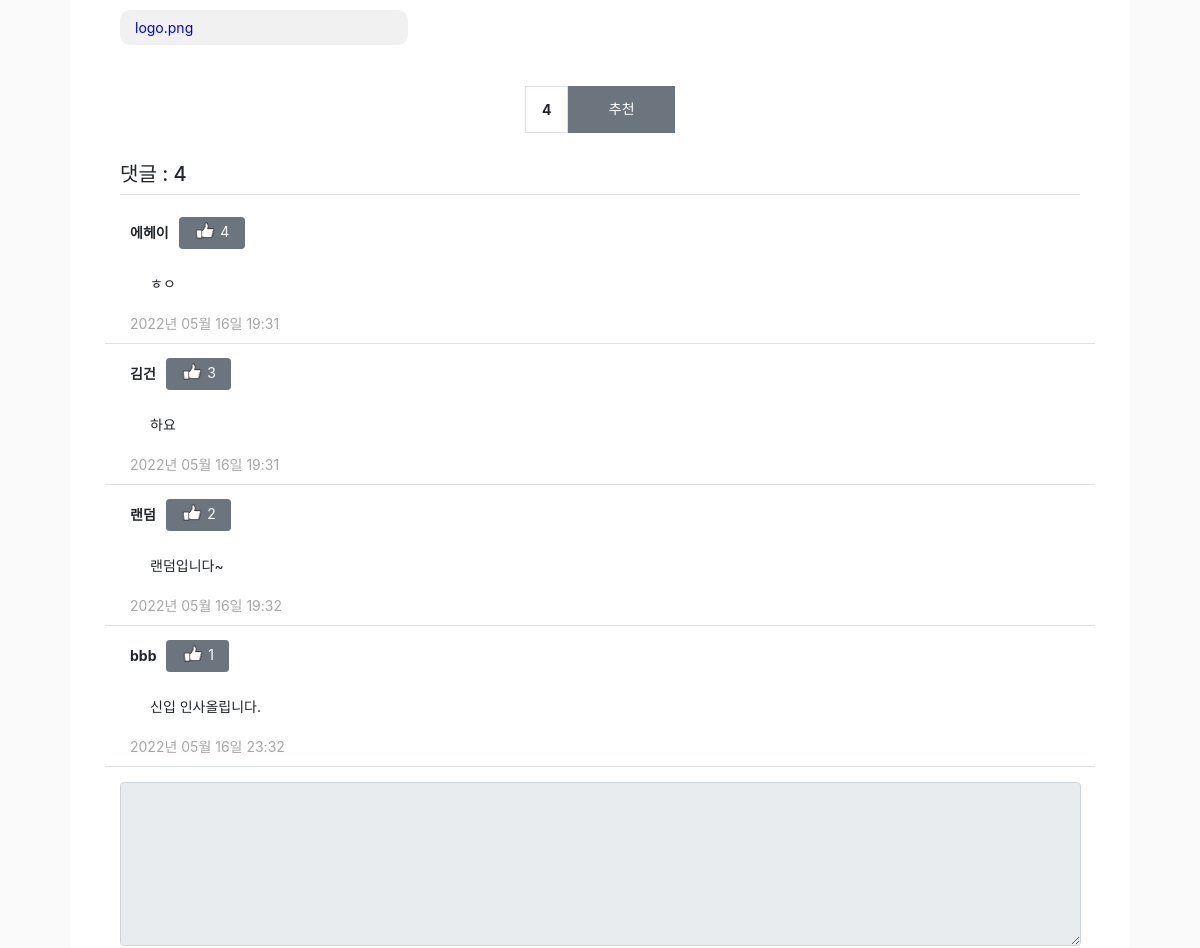
The page /notice/detail/1/ (middle part) on the database as committed earlier.
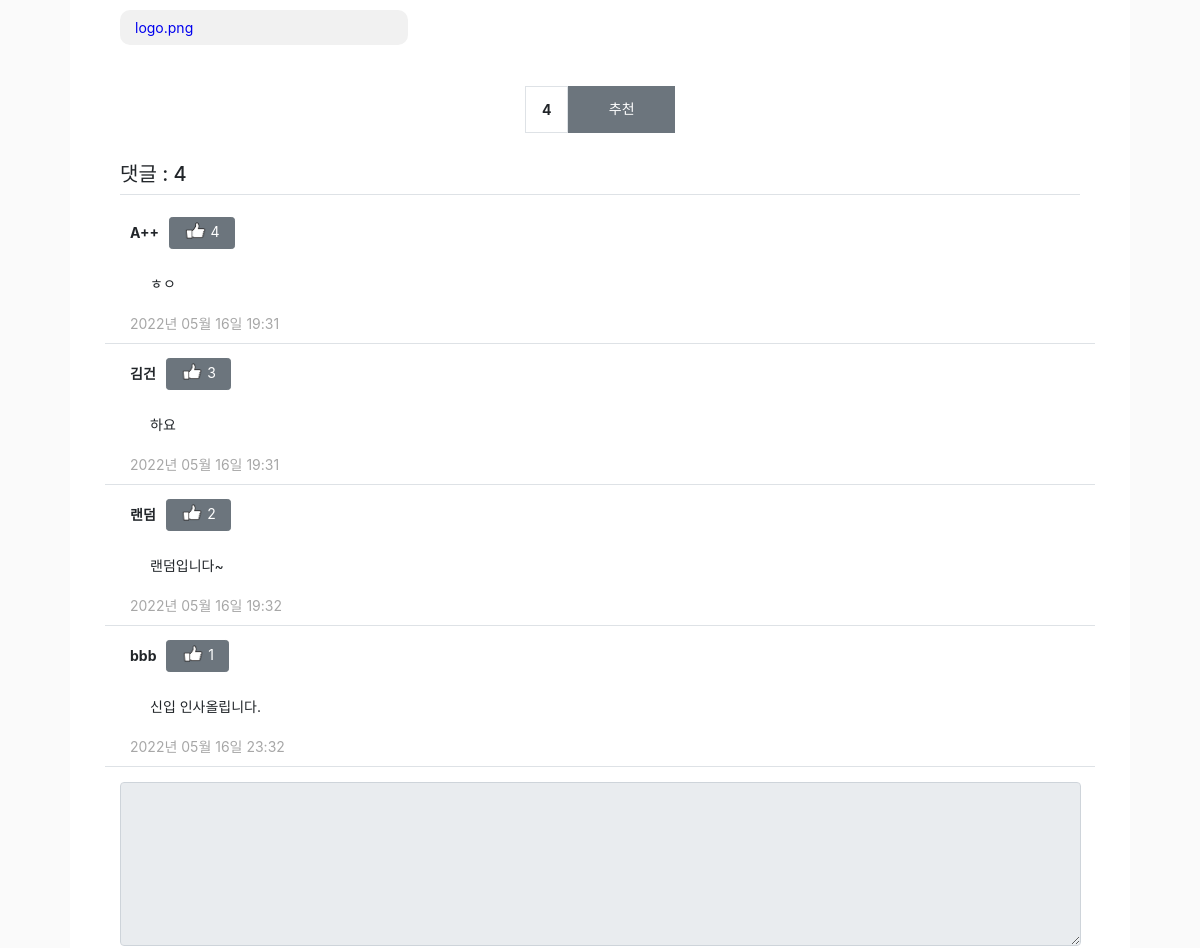
The same page on the database as committed later.
### pybo/models.py (models this page shows)
class Anotice(db.Model):
    id = db.Column(db.Integer, primary_key=True)
    notice_id = db.Column(db.Integer, db.ForeignKey('notice.id', ondelete='CASCADE'))
    notice = db.relationship('Notice', backref=db.backref('anotice_set'))
    content = db.Column(db.Text(), nullable=False)
    create_date = db.Column(db.DateTime(), nullable=False)
    user_id = db.Column(db.Integer, db.ForeignKey('user.id', ondelete='CASCADE'), nullable=False, server_default='1')
    user = db.relationship('User', backref=db.backref('anotice_set'))
    modify_date = db.Column(db.DateTime(), nullable=True)
    voter = db.relationship('User', secondary=anotice_voter, backref=db.backref('anotice_voter_set'))

class User(db.Model):
    id = db.Column(db.Integer, primary_key=True)
    username = db.Column(db.String(150), unique=True, nullable=False)
    password = db.Column(db.String(200), nullable=False)
    email = db.Column(db.String(120), unique=True, nullable=False)
    passwd_answer = db.Column(db.String(200), unique=True, nullable=False)
    location = db.Column(db.String(64), nullable=False)
    about_me = db.Column(db.Text(), nullable=False)
    create_date = db.Column(db.DateTime(), nullable=False)

### pybo/views/notice_views.py (the view)
@bp.route('/detail/<int:notice_id>/')
def detail(notice_id):
    form = AnoticeForm()
    notice = Notice.query.get_or_404(notice_id)
    return render_template('notice/notice_detail.html', notice=notice, form=form)

### pybo/forms.py
class AnoticeForm(FlaskForm):
    content = TextAreaField('내용', validators=[DataRequired('내용은 필수입력 항목입니다.')])

### pybo/filter.py (called while the page is built)
def format_datetime(value, fmt='%Y년 %m월 %d일 %H:%M'):
    return value.strftime(fmt)

### pybo/views/auth_views.py (called while the page is built)
@bp.before_app_request
def load_logged_in_user():
    user_id = session.get('user_id')
    if user_id is None:
        g.user = None
    else:
        g.user = User.query.get(user_id)

### pybo/templates/notice/notice_detail.html (shortened to what this page needs)
{% extends 'base.html' %}
{% block content %}
<div id="container my-3">
    <div id="contents" class="div-board create">
        <div class="container-warp list">
            <div class="row my-3">
                <div class="col-11">
                    <div class="card">
                        <div class="card-body">
                            <div class="card-text" style="white-space: pre-line;">{{ notice.content }}</div>
                        </div>
                    </div>
                    <div class="card-file">
                        <a href="/community/file_download/{{ notice.file }}}">
                            <div class="card-file-body">{{ notice.file }}</div>
                        </a>
                    </div>
                </div>
            </div>
            <div class="voter-box">
                <div class="bg-light text-center p-3 border font-weight-bolder mb-1">{{
                    notice.voter|length }}
                </div>
                <a data-uri="{{ url_for('vote.notice', notice_id=notice.id) }}"
                   class="recommend btn btn-sm btn-secondary btn-block my-1">추천</a>
            </div>
            <h5 class="border-bottom my-3 py-2">댓글 : {{ notice.anotice_set|length }}</h5>
            {% for anotice in notice.anotice_set %}
            <div class="border-bottom row my-33">
                <div class="col-11">
                    <div class="card my-3">
                        <div class="mb-2">
                            <div style="font-weight:bold">{{ anotice.user.username }}</div>
                            <div style="margin-left:10px">
                                <a id="goodButton" class="recommend btn btn-sm btn-secondary btn-block my-1"
                                   data-uri="{{ url_for('vote.anotice', anotice_id=anotice.id) }}">
                            <span class="voter-number">
                                <img src="/static/good.png" style="height:17px;padding-bottom:5px;"/>
                                {{ anotice.voter|length }}</span>
                                </a>
                            </div>
                        </div>
                        <div class="card-body">
                            <div class="card-text" style="white-space: pre-line;">{{ anotice.content }}</div>
                        </div>
                        <div style="color:#a7a7a7">{{ anotice.create_date|datetime }}</div>
                    </div>
                </div>
            </div>
            {% endfor %}
            <form action="{{ url_for('anotice.create', notice_id=notice.id) }}" method="post" class="my-3">
                <div class="form-group">
            <textarea {% if not g.user %} disabled {% endif %}
                      name="content" id="content" class="form-control" rows="10"></textarea>
                </div>
            </form>
        </div>
    </div>
</div>
{% endblock %}

Rows that differ between the two databases and show on the page:
changed through a linked row, Anotice "ㅎㅇ": user.username "에헤이" → "A++"
